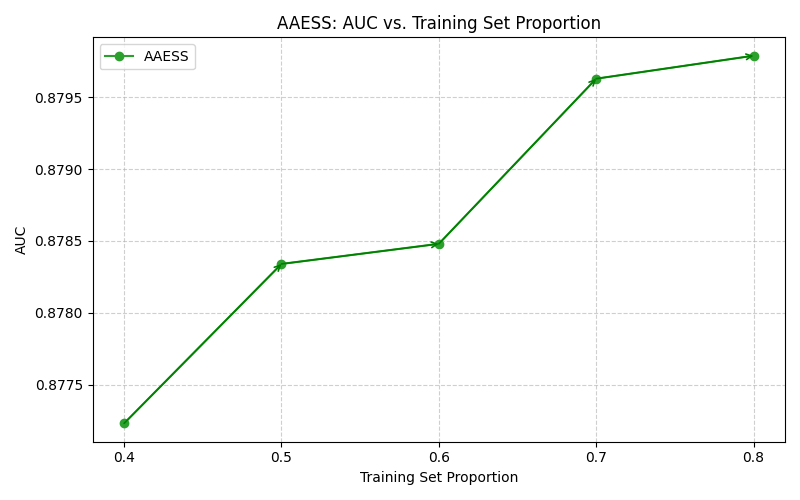

Write the Python code that produced this figure.
import matplotlib.pyplot as plt

# Training set proportions
train_prop = [0.4, 0.5, 0.6, 0.7, 0.8]

auc_values = [0.87722, 0.87834, 0.87848, 0.87962, 0.87978]

plt.figure(figsize=(8,5))

line, = plt.plot(
    train_prop,
    auc_values,
    marker='o',
    color='green',
    linewidth=2,
    markersize=7,
    label='AAESS'
)

for i in range(len(train_prop)-1):
    plt.annotate(
        '',
        xy=(train_prop[i+1], auc_values[i+1]),
        xytext=(train_prop[i], auc_values[i]),
        arrowprops=dict(
            arrowstyle='->',
            color=line.get_color(),
            lw=2
        )
    )

plt.title("AAESS: AUC vs. Training Set Proportion")
plt.xlabel("Training Set Proportion")
plt.ylabel("AUC")

plt.grid(True, linestyle='--', alpha=0.6)

plt.legend()

plt.tight_layout()

plt.savefig("AAESS_training_proportion_auc.pdf", dpi=600, bbox_inches='tight')

plt.show()
